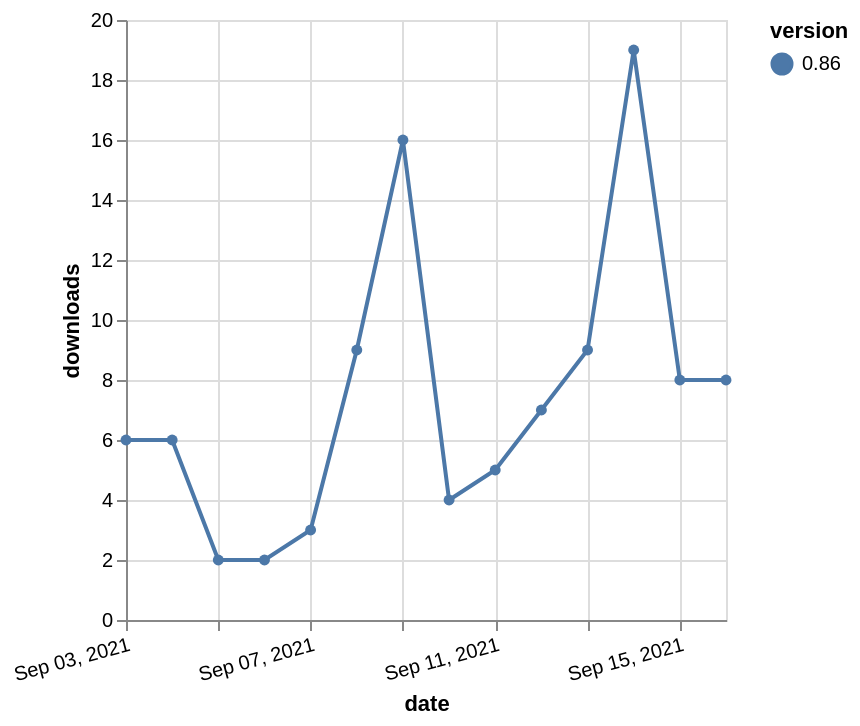

Vega-Lite specification stored for this chart:
### Vega-Lite specification from a JSON file in a GitHub repository (floating-point values rounded to 4 significant figures)
{"$schema": "https://vega.github.io/schema/vega-lite/v5.json", "description": "A simple bar chart with embedded data.", "data": {"values": [{"date": "2021-09-03", "total": 44315, "delta": 6, "version": "0.86"}, {"date": "2021-09-04", "total": 44321, "delta": 6, "version": "0.86"}, {"date": "2021-09-05", "total": 44323, "delta": 2, "version": "0.86"}, {"date": "2021-09-06", "total": 44325, "delta": 2, "version": "0.86"}, {"date": "2021-09-07", "total": 44328, "delta": 3, "version": "0.86"}, {"date": "2021-09-08", "total": 44337, "delta": 9, "version": "0.86"}, {"date": "2021-09-09", "total": 44353, "delta": 16, "version": "0.86"}, {"date": "2021-09-10", "total": 44357, "delta": 4, "version": "0.86"}, {"date": "2021-09-11", "total": 44362, "delta": 5, "version": "0.86"}, {"date": "2021-09-12", "total": 44369, "delta": 7, "version": "0.86"}, {"date": "2021-09-13", "total": 44378, "delta": 9, "version": "0.86"}, {"date": "2021-09-14", "total": 44397, "delta": 19, "version": "0.86"}, {"date": "2021-09-15", "total": 44405, "delta": 8, "version": "0.86"}, {"date": "2021-09-16", "total": 44413, "delta": 8, "version": "0.86"}]}, "width": "container", "mark": {"type": "line", "point": {"filled": true}}, "encoding": {"x": {"field": "date", "type": "temporal", "timeUnit": "yearmonthdate", "title": "date", "axis": {"labelAngle": -15}}, "y": {"field": "delta", "type": "quantitative", "title": "downloads"}, "color": {"field": "version", "type": "nominal"}, "tooltip": {"field": "delta"}}}
